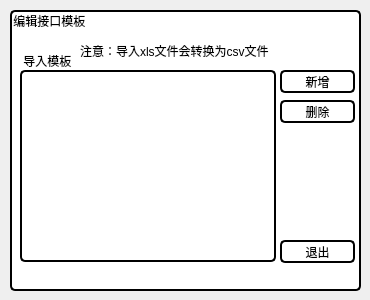
<?xml version="1.0" encoding="UTF-8"?>
<ui version="4.0">
 <class>Form_Template</class>
 <widget class="QWidget" name="Form_Template">
  <property name="geometry">
   <rect>
    <x>0</x>
    <y>0</y>
    <width>370</width>
    <height>300</height>
   </rect>
  </property>
  <property name="windowTitle">
   <string>编辑模板</string>
  </property>
  <widget class="QFrame" name="frame_Edit_Template">
   <property name="geometry">
    <rect>
     <x>10</x>
     <y>10</y>
     <width>351</width>
     <height>281</height>
    </rect>
   </property>
   <property name="styleSheet">
    <string notr="true">QFrame
{
border:2px solid rgb(0, 0, 0);
border-radius: 5px;
background-color: rgb(255, 255, 255);
}</string>
   </property>
   <property name="frameShape">
    <enum>QFrame::Panel</enum>
   </property>
   <property name="lineWidth">
    <number>3</number>
   </property>
   <widget class="QListWidget" name="listWidget_original">
    <property name="geometry">
     <rect>
      <x>10</x>
      <y>60</y>
      <width>256</width>
      <height>192</height>
     </rect>
    </property>
    <property name="styleSheet">
     <string notr="true">QListWidget
{
border:2px solid rgb(0, 0, 0);
border-radius: 5px;
background-color: rgb(0, 0, 0, 0);
}</string>
    </property>
    <property name="selectionMode">
     <enum>QAbstractItemView::ExtendedSelection</enum>
    </property>
    <property name="currentRow">
     <number>-1</number>
    </property>
    <property name="sortingEnabled">
     <bool>false</bool>
    </property>
   </widget>
   <widget class="QLabel" name="label_2">
    <property name="geometry">
     <rect>
      <x>10</x>
      <y>40</y>
      <width>61</width>
      <height>21</height>
     </rect>
    </property>
    <property name="styleSheet">
     <string notr="true">QLabel
{
border: none;
border-radius: 5px;
background-color: rgb(0, 0, 0, 0);
}</string>
    </property>
    <property name="text">
     <string> 导入模板</string>
    </property>
   </widget>
   <widget class="QPushButton" name="pushButton_original_append">
    <property name="geometry">
     <rect>
      <x>270</x>
      <y>60</y>
      <width>75</width>
      <height>23</height>
     </rect>
    </property>
    <property name="cursor">
     <cursorShape>PointingHandCursor</cursorShape>
    </property>
    <property name="styleSheet">
     <string notr="true">QPushButton {
border:2px solid rgb(0, 0, 0);
border-radius: 5px;
background-color: rgb(0, 0, 0, 0);
}</string>
    </property>
    <property name="text">
     <string>新增</string>
    </property>
   </widget>
   <widget class="QPushButton" name="pushButton_original_delete">
    <property name="geometry">
     <rect>
      <x>270</x>
      <y>90</y>
      <width>75</width>
      <height>23</height>
     </rect>
    </property>
    <property name="styleSheet">
     <string notr="true">QPushButton {
border:2px solid rgb(0, 0, 0);
border-radius: 5px;
background-color: rgb(0, 0, 0, 0);
}</string>
    </property>
    <property name="text">
     <string>删除</string>
    </property>
   </widget>
   <widget class="QLabel" name="label_4">
    <property name="geometry">
     <rect>
      <x>0</x>
      <y>0</y>
      <width>81</width>
      <height>21</height>
     </rect>
    </property>
    <property name="styleSheet">
     <string notr="true">QLabel
{
border: none;
border-radius: 5px;
background-color: rgb(0, 0, 0, 0);
}</string>
    </property>
    <property name="text">
     <string> 编辑接口模板</string>
    </property>
   </widget>
   <widget class="QPushButton" name="pushButton_template_quit">
    <property name="geometry">
     <rect>
      <x>270</x>
      <y>230</y>
      <width>75</width>
      <height>23</height>
     </rect>
    </property>
    <property name="cursor">
     <cursorShape>PointingHandCursor</cursorShape>
    </property>
    <property name="styleSheet">
     <string notr="true">QPushButton {
border:2px solid rgb(0, 0, 0);
border-radius: 5px;
background-color: rgb(0, 0, 0, 0);
}</string>
    </property>
    <property name="text">
     <string>退出</string>
    </property>
   </widget>
   <widget class="QLabel" name="label_5">
    <property name="geometry">
     <rect>
      <x>70</x>
      <y>30</y>
      <width>191</width>
      <height>21</height>
     </rect>
    </property>
    <property name="styleSheet">
     <string notr="true">QLabel
{
border: none;
border-radius: 5px;
background-color: rgb(0, 0, 0, 0);
}</string>
    </property>
    <property name="text">
     <string>注意：导入xls文件会转换为csv文件</string>
    </property>
   </widget>
  </widget>
 </widget>
 <resources/>
 <connections/>
</ui>
